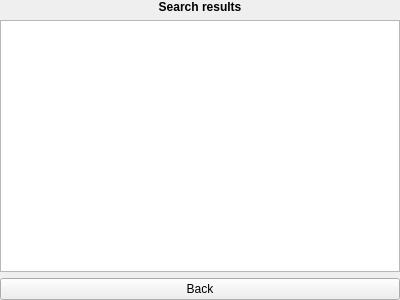
<?xml version="1.0" encoding="UTF-8"?>
<ui version="4.0">
 <class>searchResultsWidget</class>
 <widget class="QWidget" name="searchResultsWidget">
  <property name="geometry">
   <rect>
    <x>0</x>
    <y>0</y>
    <width>400</width>
    <height>300</height>
   </rect>
  </property>
  <property name="windowTitle">
   <string>Form</string>
  </property>
  <layout class="QVBoxLayout" name="verticalLayout">
   <property name="leftMargin">
    <number>0</number>
   </property>
   <property name="topMargin">
    <number>0</number>
   </property>
   <property name="rightMargin">
    <number>0</number>
   </property>
   <property name="bottomMargin">
    <number>0</number>
   </property>
   <item>
    <layout class="QGridLayout" name="gridLayout">
     <item row="1" column="0">
      <widget class="QListView" name="listView"/>
     </item>
     <item row="0" column="0">
      <widget class="QLabel" name="searchResultsLabel">
       <property name="font">
        <font>
         <weight>75</weight>
         <bold>true</bold>
        </font>
       </property>
       <property name="text">
        <string>Search results</string>
       </property>
       <property name="alignment">
        <set>Qt::AlignCenter</set>
       </property>
      </widget>
     </item>
     <item row="2" column="0">
      <widget class="QPushButton" name="backBtn">
       <property name="text">
        <string>Back</string>
       </property>
      </widget>
     </item>
    </layout>
   </item>
  </layout>
 </widget>
 <resources/>
 <connections/>
</ui>
